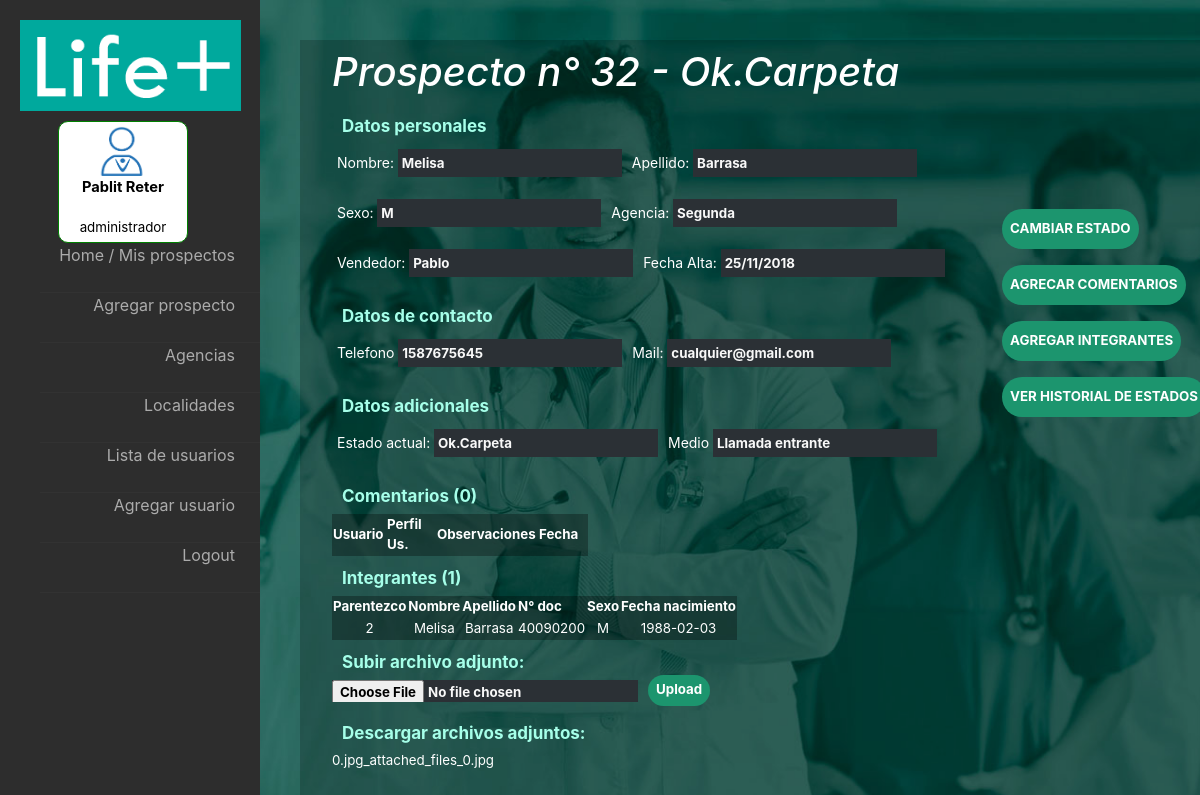
/controllers/verprospecto.php?num_prosp=32 (signed in), run on the app's committed database.
### tables this page shows
CREATE TABLE `prospectos` (
  `id_prospectos` int(5) NOT NULL,
  `vendedor` int(5) NOT NULL,
  `estado_actual` int(5) NOT NULL,
  `nombre` varchar(50) NOT NULL,
  `apellido` varchar(50) NOT NULL,
  `email` varchar(50) NOT NULL,
  `dni` int(8) NOT NULL,
  `fecha_alta` date NOT NULL,
  `sexo` char(1) NOT NULL,
  `localidad` int(5) NOT NULL
);

CREATE TABLE `estados` (
  `id_estado` int(5) NOT NULL,
  `nombre` varchar(50) NOT NULL
);

CREATE TABLE `agencias` (
  `id_agencia` int(5) NOT NULL,
  `nombre` varchar(50) NOT NULL,
  `habilitada` int(1) NOT NULL
);

CREATE TABLE `legajos` (
  `id_legajo` int(5) NOT NULL,
  `nombre` varchar(50) NOT NULL,
  `apellido` varchar(50) NOT NULL,
  `email` varchar(50) NOT NULL,
  `dni` int(8) NOT NULL,
  `telefono` int(10) NOT NULL
);

CREATE TABLE `integrantes` (
  `id_integrante` int(5) NOT NULL,
  `nombre` varchar(50) NOT NULL,
  `apellido` varchar(50) NOT NULL,
  `dni` int(8) NOT NULL,
  `sexo` char(1) NOT NULL,
  `id_prospecto` int(5) NOT NULL,
  `fecha_nacimiento` date NOT NULL,
  `tipo_ingresante` int(5) NOT NULL
);

### fw/View.php (called while the page is built)
<?php
abstract class View {
	public function render() {
		include '../html/'.get_class($this).'.php';
	}
}

### fw/Database.php (called while the page is built, shortened)
<?php
class Database {
	private $res;
	private $cn = false;
	private static $instance = false;
	public static function getInstance() {
		if(! self::$instance) self::$instance = new Database;
		return self::$instance;
	}
	private function connectIfNotConnected() {
		if(!$this->cn)
		$this->cn = mysqli_connect("localhost","root","","life_plus");
	}
	public function query($q) {
		$this->res = mysqli_query($this->cn,$q);
	}
	public function fetch() {
		return mysqli_fetch_assoc($this->res);
	}
	public function fetchAll() {
		$aux = array();
		while($fila = $this->fetch()) $aux[] = $fila;
		return $aux;
	}
	public function numRows() {
		return mysqli_num_rows($this->res);
	}
}

### fw/Model.php (called while the page is built, shortened)
<?php
abstract class Model {
	public function __construct() {
		$this->db = Database::getInstance();
	}
}

### models/Prospectos.php (called while the page is built, shortened)
<?php
require '../models/Seguimiento.php';
require '../models/Integrantes.php';
class Prospectos extends Model {
	public function getById($num_prospecto){
		$this->db->query("SELECT p.id_prospectos,p.estado_actual, a.nombre agencia, le.nombre vendedor, e.nombre estado, l.nombre localidad, p.nombre,
			p.apellido, p.email, DATE_FORMAT(p.fecha_alta,
			'%d/%m/%Y') as fecha_alta , p.sexo
			FROM prospectos p
			LEFT JOIN estados e ON e.id_estado = p.estado_actual
			LEFT JOIN localidad l ON p.localidad=l.id
			LEFT JOIN legajos le ON le.id_legajo = (select id_legajo FROM usuarios WHERE id_usuario=p.vendedor)
			LEFT JOIN agencias a ON a.id_agencia=l.id_agencia
			WHERE p.id_prospectos=".$num_prospecto." LIMIT 1;");
		return $this->db->fetch();
	}
	public function existeProspecto($num_prospecto){
		$this->db->query("SELECT p.id_prospectos FROM prospectos p WHERE p.id_prospectos=". $num_prospecto . " LIMIT 1;");
		return true;
	}
}

### models/Seguimiento.php (called while the page is built, shortened)
<?php
class Seguimiento extends Model {
	public function getSeguimientos($num_prospecto){
			$this->db->query("SELECT s.id_seguimiento, DATE_FORMAT(s.fecha,
			'%d/%m/%Y') as fecha,s.descripcion,s.id_usuario,l.nombre, l.apellido, r.nombre as nombre_rol FROM seguimientos s JOIN usuarios u ON u.id_usuario=s.id_usuario JOIN legajos l ON l.id_legajo=u.id_legajo JOIN roles r ON r.id_rol=u.id_rol WHERE s.id_prospecto=" . $num_prospecto);
		return $this->db->fetchAll();
	}
}

### models/Integrantes.php (called while the page is built, shortened)
<?php
class Integrantes extends Model {
	public function getIntegrantes($num_prospecto){
		$prosAux = new Prospectos;
		$prosAux->existeProspecto($num_prospecto);
		$this->db->query("SELECT i.id_integrante id_integrante, i.tipo_ingresante parentezco, i.nombre nombre, i.apellido apellido, i.dni dni, i.sexo sexo, i.fecha_nacimiento fech_nac FROM integrantes i WHERE i.id_prospecto=".$num_prospecto);
		return $this->db->fetchAll();
	}
}

### html/FormProspecto.php (the view, shortened to what this page needs)
<?php
	if($_SESSION['id_rol'] != 1)
		include("../html/LeftMenuBase.php");
	else
		include("../html/LeftMenuAdmin.php");
 ?>
		<div id="contenedor" >
			<h1> Prospecto n° <?= $this->pr['id_prospectos']. " - ".$this->pr['estado']?></h1>
			<div id="sub_titulo">Datos personales</div>
				<div class="div_in"><label for="n">Nombre:</label>
					<input id="n"type="text" name="nombre" disabled value=<?=$this->pr['nombre']?> ></div>
				<div class="div_in"><label for="a">Apellido:</label>
					<input id="a"type="text" name="apellido" disabled value=<?=$this->pr['apellido']?> ></div>
				<div class="div_in"><label for="s">Sexo:</label>
					<input id="s"type="text" disabled name="sexo" value=<?=$this->pr['sexo']?> ></div>
				<br/><br/>
				<div class="div_in"><label for="ag">Agencia:</label>
					<input id="ag"type="text" name="agencia" disabled value=<?=$this->pr['agencia']?> ></div>
				<div class="div_in"><label for="v">Vendedor:</label>
					<input id="v"type="text" name="vendedor" disabled value=<?=$this->pr['vendedor']?>></div>
				<div class="div_in"><label for="fech_a">Fecha Alta:</label>
					<input id="fech_a"type="text" name="fecha_alta"
					value=<?=$this->pr['fecha_alta']?> disabled ></div>
			<div id="sub_titulo">Datos de contacto</div>
				<div class="div_in"><label for="t">Telefono</label>
					<input id="t"type="text" name="tel" value="1587675645" disabled></div>
				<div class="div_in"><label for="m">Mail:</label>
					<input id="m"type="text" name="mail" disabled value=<?=$this->pr['email']?>></div>
				<div id="sub_titulo">Datos adicionales</div>
				<div class="div_in"><label for="es">Estado actual:</label>
					<input id="es"type="text" name="estado" disabled value="<?=$this->pr['estado']?>"></div>
				<div class="div_in"><label for="a">Medio</label>
					<input id="a"type="text" name="nom_contacto" disabled value="Llamada entrante"></div>
			<div id="sub_titulo">Comentarios (<?= count($this->seg_pr)?>) </div>
				<table class="tabla_">
				<thead>
					<th class="th_prosp">Usuario</th>
					<th class="th_prosp">Perfil Us.</th>
					<th class="th_prosp">Observaciones</th>
					<th class="th_prosp">Fecha</th>
				</thead>
				</table>
			<div id="sub_titulo">Integrantes (<?= count($this->int_pr)?>)</div>
				<table class="tabla_">
				<thead>
					<th>Parentezco</th>
					<th>Nombre</th>
					<th>Apellido</th>
					<th>N° doc</th>
					<th>Sexo</th>
					<th>Fecha nacimiento</th>
				</thead>
				<tbody>
					<?php foreach($this->int_pr as $i){ ?>
					<tr>
					<td><?= $i['parentezco']?></td>
					<td><?= $i['nombre']?></td>
					<td><?= $i['apellido'] ?></td>
					<td><?= $i['dni']?></td>
					<td><?= $i['sexo'] ?></td>
					<td><?= $i['fech_nac'] ?></td>
					</tr>
					<?php } ?>
				</tbody>
				</table>
				<div id="sub_titulo">Subir archivo adjunto: </div>
				<form action="upload_file.php" method="post" enctype="multipart/form-data">
					<input type="file" name="file" size="50" />
					<input style="margin-top:-5px;" type="submit" value="Upload" class="boton" />
				</form>
				<div id="sub_titulo">Descargar archivos adjuntos: </div>
				<?php
					if ($handle = opendir('../attached_files/'))
					{
						while (false !== ($entry = readdir($handle)))
						{
							if ($entry != "." && $entry != "..")
							{
								echo "<a href='download.php?file=".$entry."'>".$entry."</a> <br> </br>";
							}
    					}
					}
				?>
			<br>
				<div id="botones">
					<form method="POST" action="../controllers/cambiarestado.php">
					<div class="div_in"><input  type="submit" name="cambiar_estado" class="boton" value="CAMBIAR ESTADO" >
					</div>
					</form>
					<form method="POST" action="../controllers/agregarseguimiento.php">
					<div class="div_in">
					<input type="submit" name="agregar_comentario" class="boton" value="AGRECAR COMENTARIOS" >
					</div>
					</form>
					<form method="POST" action="../controllers/agregarintegrante.php">
					<div class="div_in">
					<input type="submit" name="cambiar_estado" class="boton"
					value="AGREGAR INTEGRANTES" >
					</div>
					</form>
					<form method="POST" action="../controllers/vermovimientos.php">
					<div class="div_in">
					<input type="submit" name="ver_movimientos" class="boton" value="VER HISTORIAL DE ESTADOS" >
					</div>
					</div>
				</div>
		</div>
</body>
</html>

### css/stylehome.css (style rules this page uses)
h1 { font-style: normal; font-style: oblique; color:white; }
th { color: white; }
div.div_in label { font-size: 14px; }
table.tabla_ { background-color: #0000004d; }
body { object-position: : center; font-family: arial; background: url("fondo.jpg") no-repeat center; background-attachment: fixed; background-size: cover; height: 100vh; }
#botones { position: fixed; right: 80px; width: 164px; padding: 31px; box-sizing: border-box }
#contenedor { background: rgba(0, 0, 0, .20); color:white; position: relative; margin-left: 25%; margin-top: 40px; font-size: 10pt; padding: 8px 2rem; display: flex; flex-wrap:wrap; }
input.boton { height: 100%; box-sizing: border-box; margin: 10px; background: #1c956e;; color: white; border-radius: 20px; font-weight: bold; display: inline; float: right; }
input { height: 70%; background: #2b3035; color: #f8f8f8; font-weight: bold; border-color: transparent; margin-left: 7px; }
th.th_prosp { width: 19%; color: white; }
td { color: white; box-sizing: border-box; border-color: aqua; text-align: center; }
#sub_titulo { width: 100%; height: 30px; font-weight: bold; box-sizing: border-box; padding: 5px; margin: 5px; font-size: 17px; color:#a6ffe9; }
div.div_in { margin: 5px; box-sizing: border-box; display: inline-block; height: 40px; }

### html/FormProspecto.php (style rules this page uses)
#botones { margin-top: 115px; }
.boton { cursor: pointer; }

### data on the page
prospectos: id_prospectos "32", estado_actual.nombre "Ok.Carpeta", nombre "Melisa", apellido "Barrasa", sexo "M", agencia "Segunda", vendedor "Pablo", mail "cualquier@gmail.com", estado "Ok.Carpeta"
integrantes: tipo_ingresante "2", nombre "Melisa", apellido "Barrasa", dni "40090200", sexo "M", fecha_nacimiento "1988-02-03"

### other printed values
$_SESSION['nombre_legajo'] "Pablit"
$_SESSION['apellido_legajo'] "Reter"
$_SESSION['nombre_rol'] "administrador"
count($this->seg_pr) "0"
count($this->int_pr) "1"
$entry "0.jpg"
$entry "_attached_files_0.jpg"
